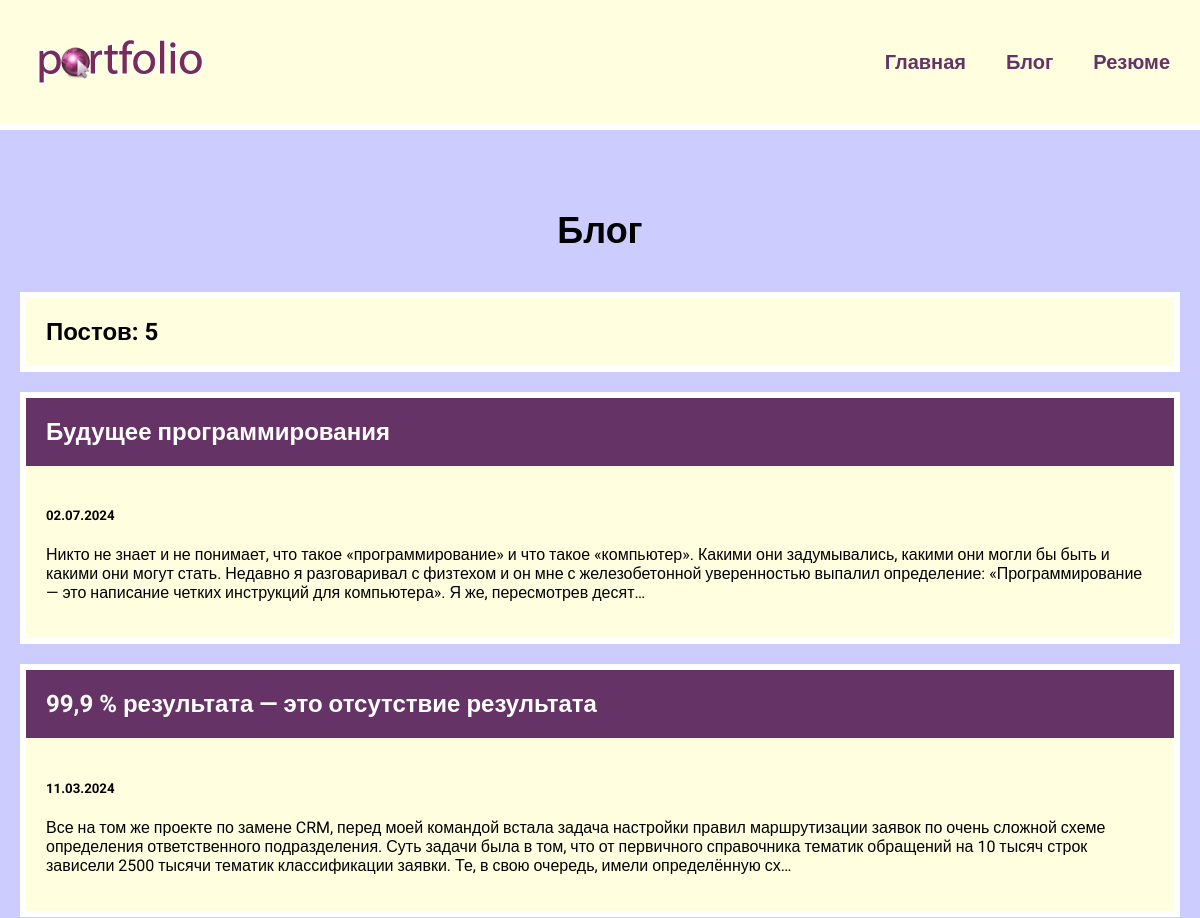
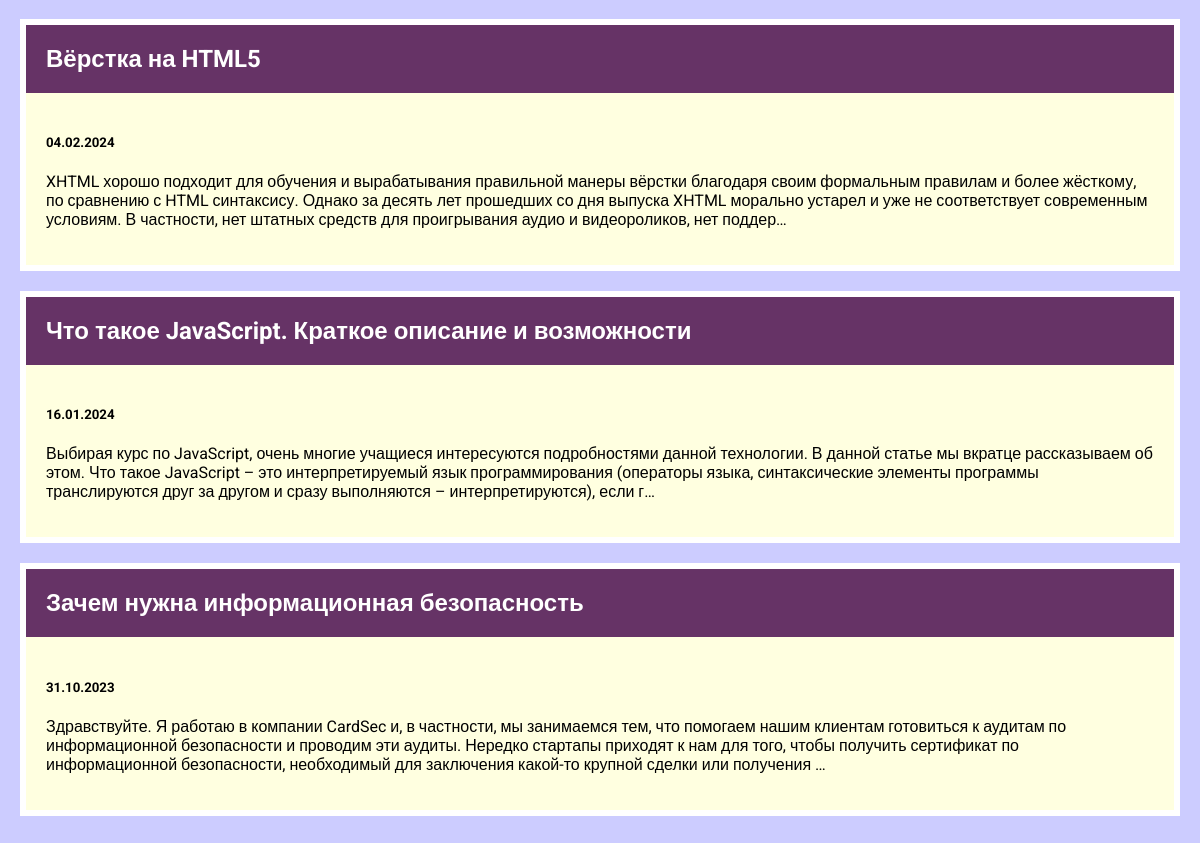
Screenshot of /blog/ with the database file from the repository (2 pictures, top to bottom).
### blog/models.py (models this page shows, shortened)
class Blog(models.Model):
    title = models.CharField(max_length=200)
    description = models.TextField()
    date = models.DateField()

### blog/views.py (the view)
# urls.py: path('', views.blogs, name='blogs'),
def blogs(request):
    blogs = Blog.objects.order_by('-date')
    return render(request, 'blog/blogs.html', {'blogs': blogs})

### blog/templates/blog/blogs.html
{% extends 'skills/base.html' %}
{% block content %}
<h1>Блог</h1>
<h2 class="count">Постов: {{ blogs.count }}</h2>
{% for blog in blogs %}
    <div class="element">
        <h2 class="top"><a href="{% url 'detail' blog.id %}">{{ blog.title }}</a></h2>
        <div class="blog_text">
            <h5>{{ blog.date|date:'d.m.Y' }}</h5>
            <p>{{ blog.description|truncatechars:360|striptags }}</p>
        </div>
    </div>
{% endfor %}
{% endblock %}

### skills/templates/skills/base.html (shortened to what this page needs)
<!doctype html>
{% load static %}
<html lang="en">
<head>
    <link rel="stylesheet" href="{% static 'css/style.css' %}">
</head>
<body>
    <div class="menu">
        <div class="wrap">
            <div class="logo">
                <a href="{% url 'index' %}">
                    <img src="{% static 'skills/logo.png' %}" alt="">
                </a>
            </div>
            <ul>
                <li><a href="{% url 'index' %}">Главная</a></li>
                <li><a href="{% url 'blogs' %}">Блог</a></li>
                <li><a href="{% static 'skills/resume.pdf' %}" target="_blank">Резюме</a></li>
            </ul>
        </div>
    </div>
    <div class="content">
        <div class="wrap">
            {% block content %}
            {% endblock %}
        </div>
    </div>
</body>
</html>

### skills/static/css/style.css (style rules this page uses)
body { font-family: "Roboto", sans-serif; background: #CCCCFF; margin: 0; padding: 0; }
.wrap { max-width: 1200px; margin: 0 auto; padding: 20px; box-sizing: border-box; }
.element, .count { background: lightyellow; border: 6px solid #FFF; margin: 20px 0; }
.content h1 { text-align: center; margin: 60px 0 40px; font-size: 36px; }
.top { background: #663366; margin: 0; }
.top a { color: #FFF; text-decoration: none; padding: 20px; display: block; }
.blog_text, .count { padding: 20px; box-sizing: border-box; }
.menu { background: lightyellow; padding: 10px; border-bottom: 6px solid #FFF; }
.menu .wrap { display: flex; flex-wrap: wrap; justify-content: space-between; align-items: center; }
.menu a { color: #663366; font-weight: bold; text-decoration: none; }
.menu ul { display: flex; list-style: none; font-size: 20px; }
.menu li { margin-left: 40px; }

### rows the page displays
Blog: title "Будущее программирования", date "02.07.2024", description "Никто не знает и не понимает, что такое «программирование» и что такое «компьютер». Какими они задумывались, какими они могли бы быть и какими они могут стать. Недавно я разговаривал с физтехом и он мне с железобетонной уверенностью выпалил определение: «Программирование — это написание четких инструкций для компьютера». Я же, пересмотрев десят…"
Blog: title "99,9 % результата — это отсутствие результата", date "11.03.2024", description "Все на том же проекте по замене CRM, перед моей командой встала задача настройки правил маршрутизации заявок по очень сложной схеме определения ответственного подразделения. Суть задачи была в том, что от первичного справочника тематик обращений на 10 тысяч строк зависели 2500 тысячи тематик классификации заявки. Те, в свою очередь, имели определённую сх…"
Blog: title "Вёрстка на HTML5", date "04.02.2024", description "XHTML хорошо подходит для обучения и вырабатывания правильной манеры вёрстки благодаря своим формальным правилам и более жёсткому, по сравнению с HTML синтаксису. Однако за десять лет прошедших со дня выпуска XHTML морально устарел и уже не соответствует современным условиям. В частности, нет штатных средств для проигрывания аудио и видеороликов, нет поддер…"
Blog: title "Что такое JavaScript. Краткое описание и возможности", date "16.01.2024", description "Выбирая курс по JavaScript, очень многие учащиеся интересуются подробностями данной технологии. В данной статье мы вкратце рассказываем об этом. Что такое JavaScript – это интерпретируемый язык программирования (операторы языка, синтаксические элементы программы транслируются друг за другом и сразу выполняются – интерпретируются), если г…"
Blog: title "Зачем нужна информационная безопасность", date "31.10.2023", description "Здравствуйте. Я работаю в компании CardSec и, в частности, мы занимаемся тем, что помогаем нашим клиентам готовиться к аудитам по информационной безопасности и проводим эти аудиты. Нередко стартапы приходят к нам для того, чтобы получить сертификат по информационной безопасности, необходимый для заключения какой-то крупной сделки или получения …"

### other values shown
{{ blogs.count }} "5"
